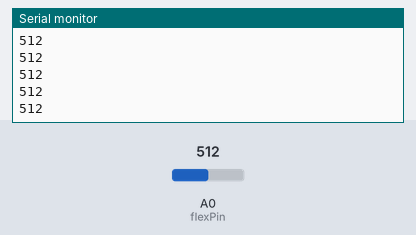
The sketch below on a simulated Arduino Uno, built with avr-gcc and run on an emulated ATmega328P. Parts: the last lines printed to the serial monitor. The test bench sets the inputs (shaded band); at power-on: A0 (flexPin) = 512.

Above: at 1.2 s.
1.3 s: A0 (flexPin) set to 716
At 1.31 s:
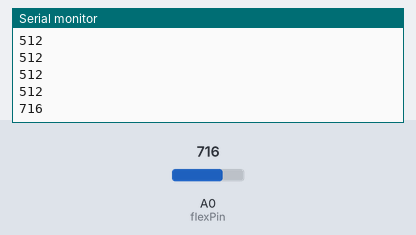
2.8 s: A0 (flexPin) set to 900
At 2.81 s:
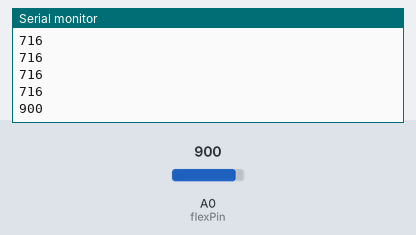
Timing chart, 0 to 5.8 s (numbered marks = the images above; inputs shaded):
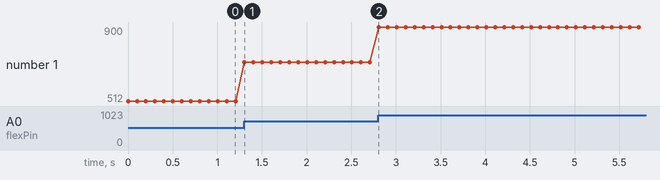

The sketch:

driver.ino
```cpp
/* How to use a flex sensor/resistro - Arduino Tutorial
   Fade an LED with a flex sensor
   More info: http://www.ardumotive.com/how-to-use-a-flex-sensor-en.html
   Dev: Michalis Vasilakis // Date: 9/7/2015 // www.ardumotive.com  */
   const int flexPin = A0; //pin A0 to read analog input

//Variables:
int value; //save analog value


void setup(){
  Serial.begin(115200);
}

void loop(){

  value = analogRead(flexPin);         //Read and save analog value from potentiometer
  Serial.println(value);               //Print value
  delay(100);//Small delay
}
```

Measured:
- after the input at 1.3 s, the serial monitor: prints a new line at once (image 1)
- after the input at 2.8 s, the serial monitor: prints a new line at once (image 2)
- plotted number 1: 512 → 716 after the input at 1.3 s, 716 → 900 after the input at 2.8 s
